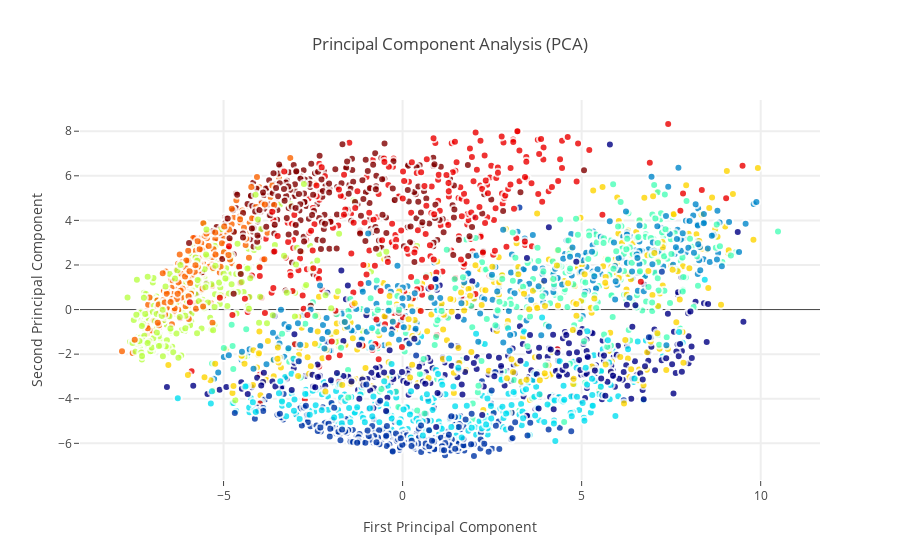

Notebook code for this chart:
### Code cell
trace0 = go.Scatter(
    x = X_5d[:,0],
    y = X_5d[:,1],
    mode = 'markers',
    text = Target_name,
    showlegend = False,
    marker = dict(
        size = 8,
        color = Target,
        colorscale ='Jet',
        showscale = False,
        line = dict(
            width = 2,
            color = 'rgb(255, 255, 255)'
        ),
        opacity = 0.8
    )
)
data = [trace0]

layout = go.Layout(
    title= 'Principal Component Analysis (PCA)',
    hovermode= 'closest',
    xaxis= dict(
         title= 'First Principal Component',
        ticklen= 5,
        zeroline= False,
        gridwidth= 2,
    ),
    yaxis=dict(
        title= 'Second Principal Component',
        ticklen= 5,
        gridwidth= 2,
    ),
    showlegend= True
)


fig = dict(data=data, layout=layout)
py.iplot(fig, filename='styled-scatter')

### Figure 1 — Plotly figure (JSON) as saved in the notebook; plotly's stock layout.template omitted (floating-point values rounded to 4 significant figures; data arrays with more than 128 entries replaced by an {"elided": "..."} marker saying what was removed)
{"data": [{"marker": {"color": {"elided": "3000 int values"}, "colorscale": "Jet", "line": {"color": "rgb(255, 255, 255)", "width": 2}, "opacity": 0.8, "showscale": false, "size": 8}, "mode": "markers", "showlegend": false, "text": {"elided": "3000 str values"}, "type": "scatter", "uid": "3e5ed84f-e789-4f60-abca-7f34992d195f", "x": {"elided": "3000 float values"}, "y": {"elided": "3000 float values"}}], "layout": {"hovermode": "closest", "showlegend": true, "title": {"text": "Principal Component Analysis (PCA)"}, "xaxis": {"gridwidth": 2, "ticklen": 5, "title": {"text": "First Principal Component"}, "zeroline": false}, "yaxis": {"gridwidth": 2, "ticklen": 5, "title": {"text": "Second Principal Component"}}}}
